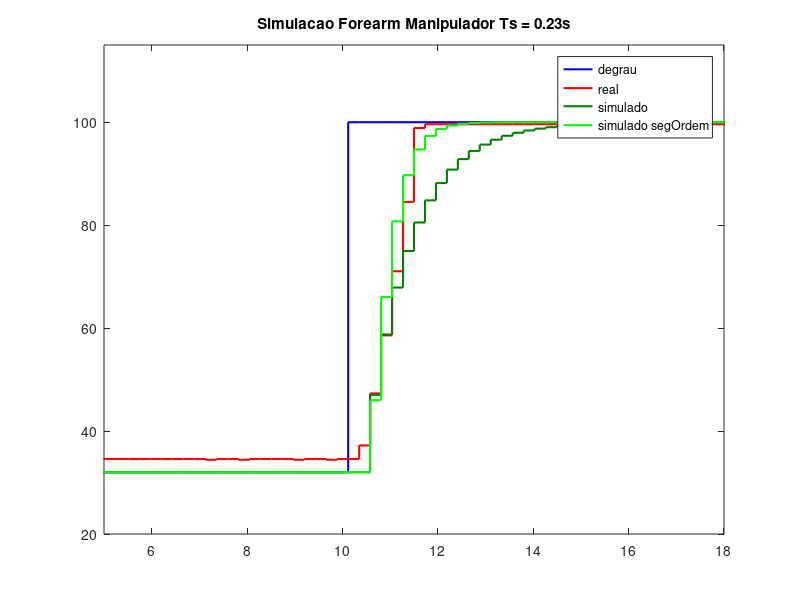
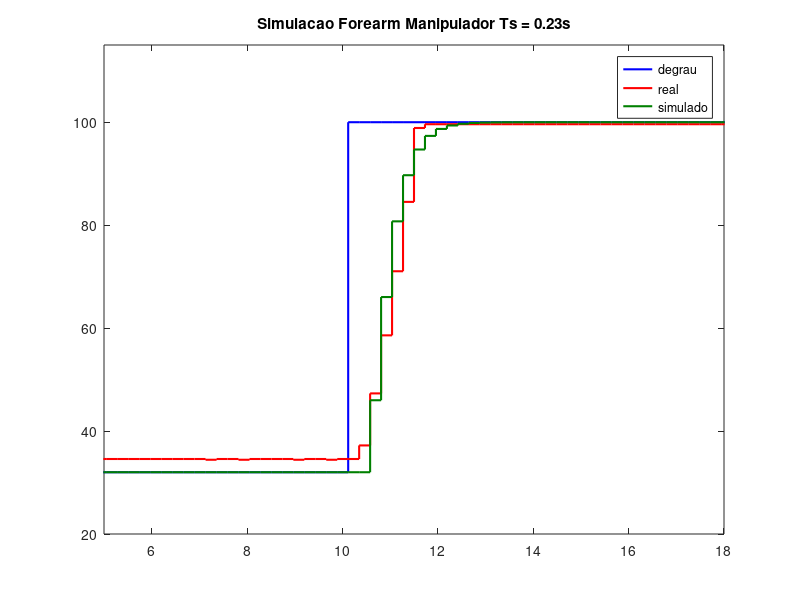
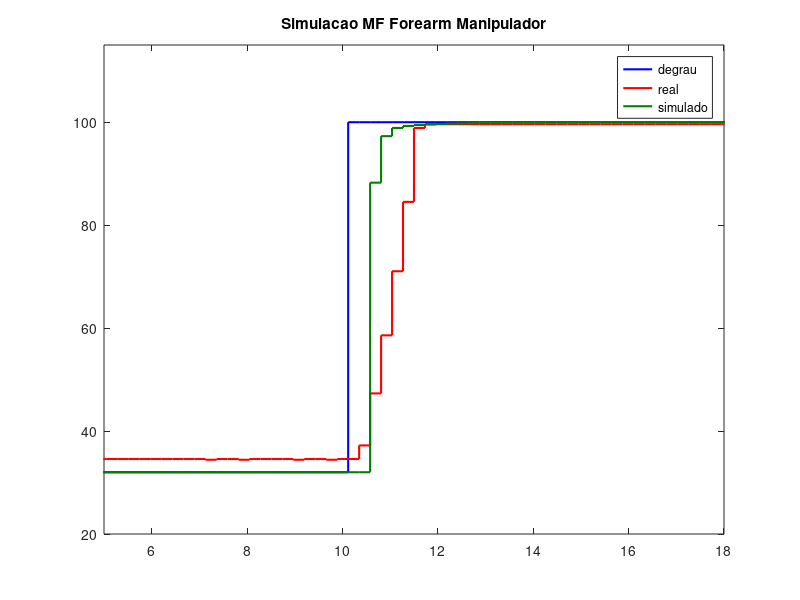

MATLAB code to generate these figures, in order:
clc;
close all;

load('inputForearm0_23.mat')
load('outputForearm0_23.mat')

darkGreen = [0, 0.5, 0];
darknessGreen = [0, 0.1, 0];

% Um polo - Discreto direto
tfForearm0_23 = tf(1,[.92 1])
tfForearm0_23 = c2d(tfForearm0_23, 0.23,'zoh')
% Dois polos c2d (MELHOR RESULTADO)
tfForearm0_23_segOrdem = tf([13.3384],[1 7.3043 13.3384])
tfForearm0_23_segOrdem = c2d(tfForearm0_23_segOrdem, 0.23,'zoh')

timeForearm0_23 = 0:0.23:19.78;

refForearm0_23_estab = zeros(1,187);
timeForearm0_23_estab = 0:0.23:42.78;

for idx = 1:187
    if idx <= 145
        refForearm0_23_estab(1,idx) = 32;
    else
        refForearm0_23_estab(1,idx) = 100;
    end
end

resultStepForearm0_23 = lsim(tfForearm0_23,refForearm0_23_estab,timeForearm0_23_estab);
resultStepForearm0_23_segOrdem = lsim(tfForearm0_23_segOrdem,refForearm0_23_estab,timeForearm0_23_estab);

figure(1)
stairs(timeForearm0_23(1,:),inputForearm0_23(:,1),'b', 'LineWidth', 1.5);
hold on
stairs(timeForearm0_23(1,:),outputForearm0_23(:,1),'r', 'LineWidth', 1.5);
hold on
stairs(timeForearm0_23(1,:),resultStepForearm0_23(101:187,1),'Color',darkGreen, 'LineWidth', 1.5);
hold on
stairs(timeForearm0_23(1,:),resultStepForearm0_23_segOrdem(101:187,1),'g', 'LineWidth', 1.5);
axis([5 18 20 115])
legend('degrau','real','simulado', 'simulado segOrdem')
title('Simulacao Forearm Manipulador Ts = 0.23s')

figure(2)
stairs(timeForearm0_23(1,:),inputForearm0_23(:,1),'b', 'LineWidth', 1.5);
hold on
stairs(timeForearm0_23(1,:),outputForearm0_23(:,1),'r', 'LineWidth', 1.5);
hold on
stairs(timeForearm0_23(1,:),resultStepForearm0_23_segOrdem(101:187,1),'Color',darkGreen, 'LineWidth', 1.5);
axis([5 18 20 115])
legend('degrau','real','simulado')
title('Simulacao Forearm Manipulador Ts = 0.23s')


% ----------------------------- MALHA FECHADA ----------------------------

% C_BASE = C_FOREARM = ( 3.74*s + 3.4 ) / s
% 
% pid = kp + ki/s + kd*s
% 
% Zero = -0.909090
% Polo = 0
% 
% Kp = 3.74
% Ki = 3.4

c_pi = tf([3.74 3.4],[1 0])
c_pi = c2d(c_pi,0.23,'zoh')
mf_forearm = feedback(c_pi*tfForearm0_23,1)

result_mf_step_forearm = lsim(mf_forearm,refForearm0_23_estab,timeForearm0_23_estab);

figure(3)
stairs(timeForearm0_23(1,:),inputForearm0_23(:,1),'b', 'LineWidth', 1.5);
hold on
stairs(timeForearm0_23(1,:),outputForearm0_23(:,1),'r', 'LineWidth', 1.5);
hold on
stairs(timeForearm0_23(1,:),result_mf_step_forearm(101:187,1),'b','Color',darkGreen, 'LineWidth', 1.5);
axis([5 18 20 115])
legend('degrau','real','simulado')
title('Simulacao MF Forearm Manipulador')
